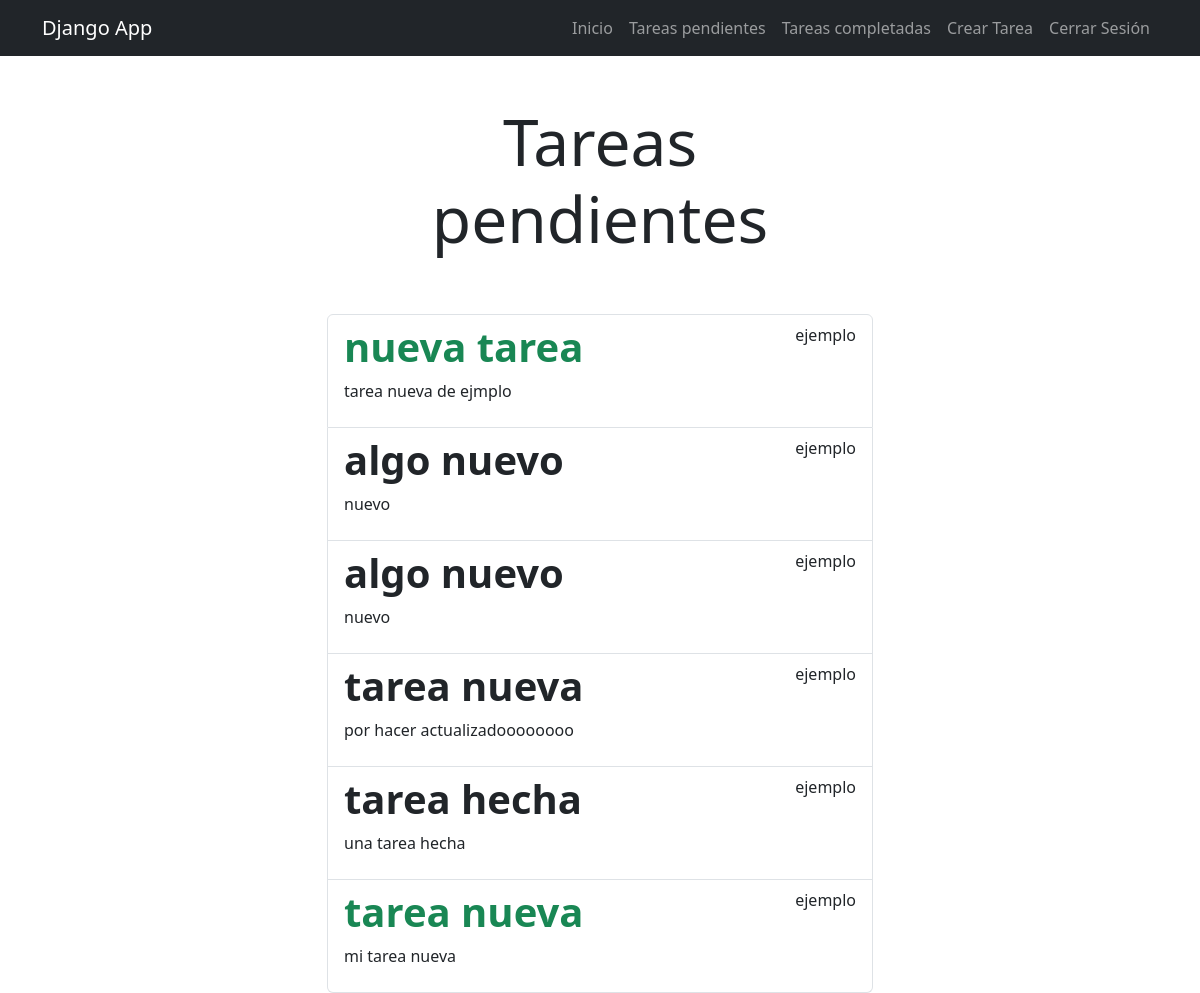
The page /tasks/ (signed in) on the database its author committed.
### tasks/models.py (models this page shows, shortened)
class Task(models.Model):
    title = models.CharField(max_length=100)
    description = models.TextField(blank=True)
    created = models.DateTimeField(auto_now_add=True)
    datecompleted = models.DateTimeField(null=True, blank=True)
    important = models.BooleanField(default=False)
    user = models.ForeignKey(User, on_delete=models.CASCADE)

### tasks/views.py (the view)
# urls.py: path('tasks/', views.tasks, name='tasks'),
@login_required
def tasks(request):
    tasks = Task.objects.filter(user=request.user, datecompleted__isnull=True)
    return render(request, 'tasks.html', {'tasks': tasks})

### tasks/templates/tasks.html (shortened to what this page needs)
{%extends 'base.html'%}
{%block contenido%}
<main class="container">
    <div class="row">
        <div class="col-md-6 offset-md-3">
            <h1 class="text-center display-3 py-5">Tareas pendientes</h1>
            <ul class="list-group">
                {% for task in tasks %}
                <a class="list-group-item" href="{%url 'task_detail' task.id %}">
                    <header class="d-flex justify-content-between">
                        {% if task.important %}
                        <h1 class="fw-bold text-success">{{task.title}}</h1>
                        {% else %}
                        <h1 class="fw-bold">{{task.title}}</h1>
                        {% endif %}
                        <p>{{task.user.username}}</p>
                    </header>
                    <p>{{task.description}}</p>
                </a>
                {% endfor %}
            </ul>
        </div>
    </div>
</main>
{%endblock%}

### tasks/templates/base.html (shortened to what this page needs)
<!DOCTYPE html>
<html lang="en">
<head>
    <link rel="stylesheet" href="https://cdn.jsdelivr.net/npm/bootstrap@5.3.3/dist/css/bootstrap.min.css">
</head>
<body>
    <nav class="navbar navbar-expand-lg bg-dark navbar-dark">
        <div class="container">
            <a class="navbar-brand" href="/">Django App</a>
            <div class="collapse navbar-collapse" id="navbarNav">
                <ul class="navbar-nav ms-auto">
                    <li class="nav-item">
                        <a href="/" class="nav-link">Inicio</a>
                    </li>
                    {% if user.is_authenticated %}
                    <li class="nav-item">
                        <a href="{%url 'tasks'%}" class="nav-link">Tareas pendientes</a>
                    </li>
                    <li class="nav-item">
                        <a href="{%url 'tasks_completed'%}" class="nav-link">Tareas completadas</a>
                    </li>
                    <li class="nav-item">
                        <a href="/tasks/create/" class="nav-link">Crear Tarea</a>
                    </li>
                    <li class="nav-item">
                        <a href="/logout" class="nav-link">Cerrar Sesión</a>
                    </li>
                    {% endif %}
                </ul>
            </div>
        </div>
    </nav>
    {%block contenido%}
    {%endblock%}
</body>
</html>

### rows shown on the page
Task: title "nueva tarea", user.username "ejemplo", description "tarea nueva de ejmplo"
Task: title "algo nuevo", user.username "ejemplo", description "nuevo"
Task: title "algo nuevo", user.username "ejemplo", description "nuevo"
Task: title "tarea nueva", user.username "ejemplo", description "por hacer actualizadoooooooo"
Task: title "tarea hecha", user.username "ejemplo", description "una tarea hecha"
Task: title "tarea nueva", user.username "ejemplo", description "mi tarea nueva"
